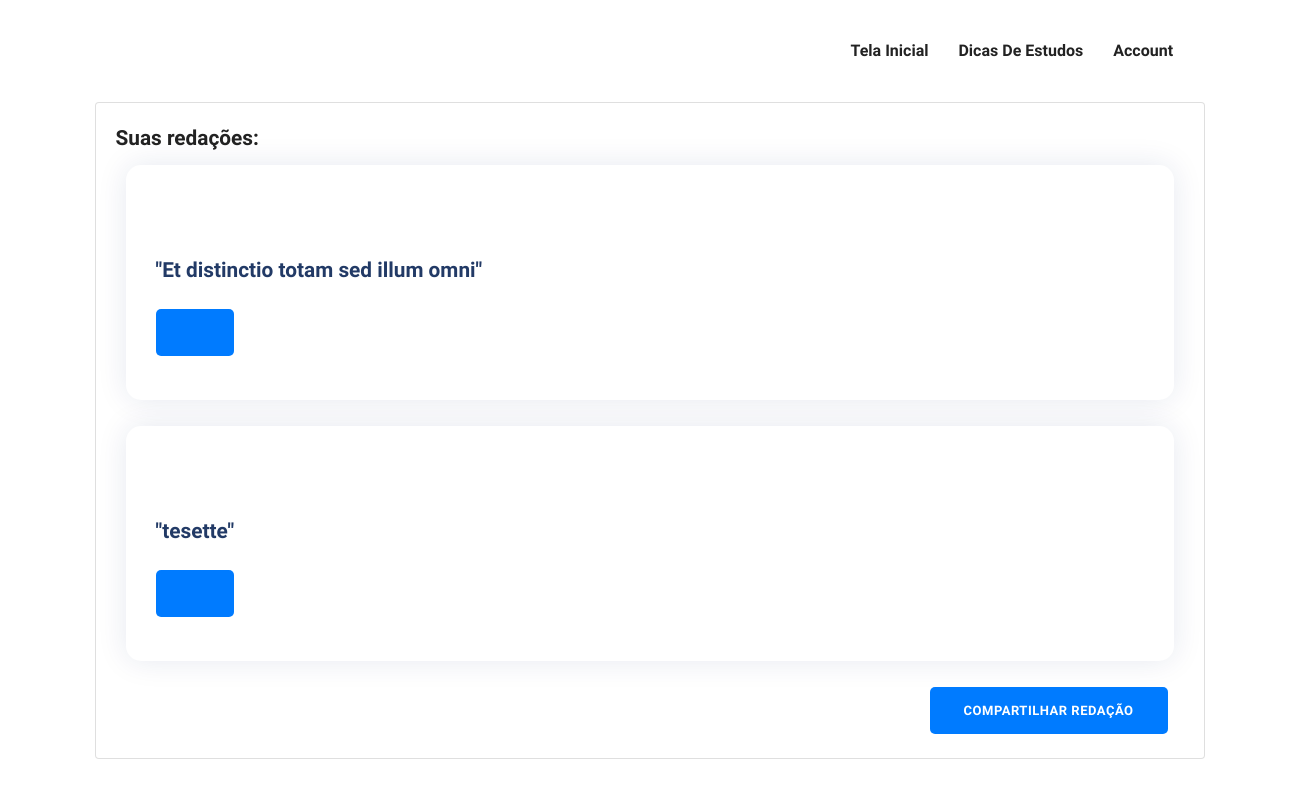
The page /redif/listar/ on the database as committed earlier.
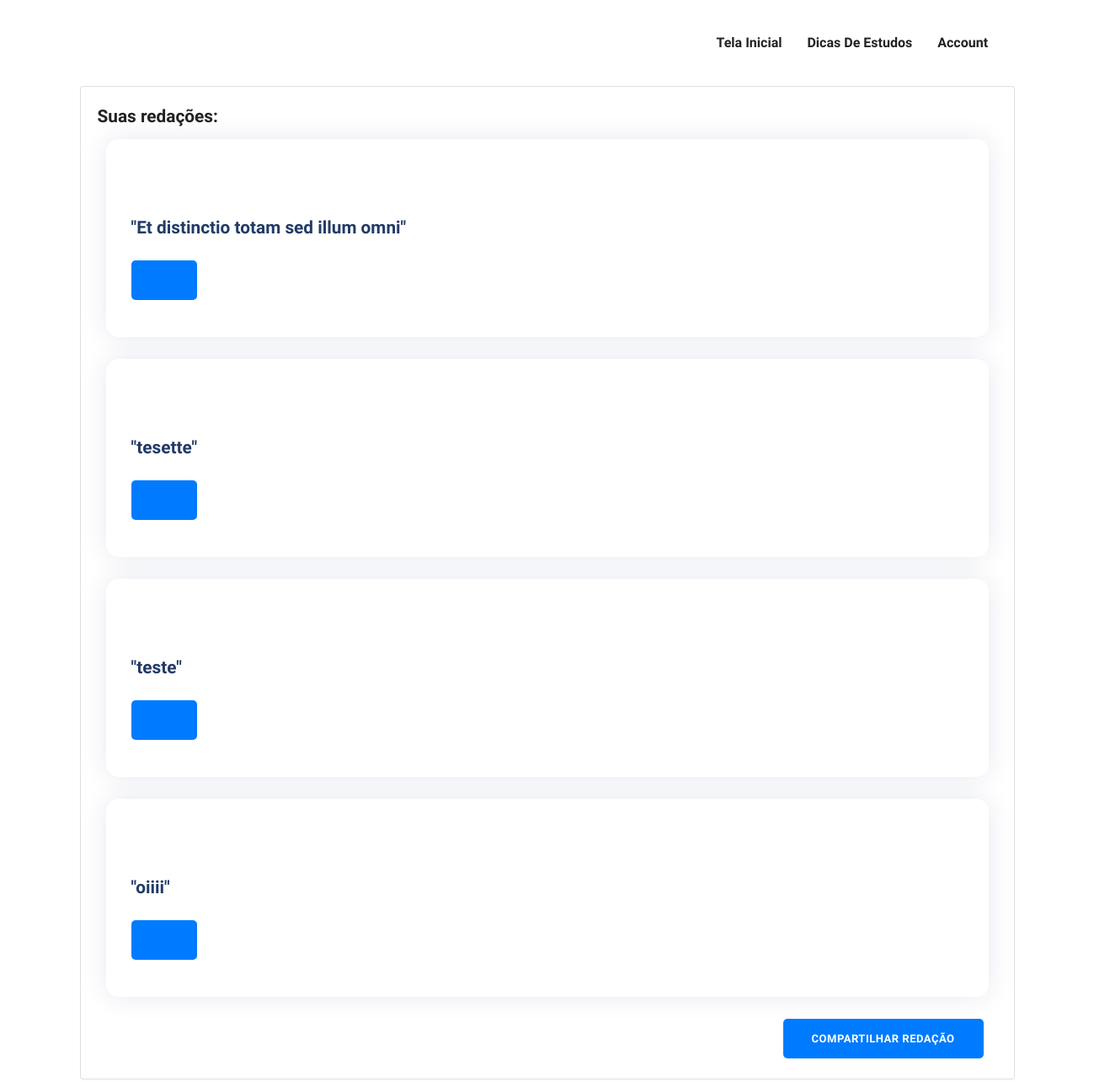
The same page on the database as committed later.
### RedifApp/models.py (models this page shows)
class Redacao(models.Model):
    titulo = models.CharField(
        max_length = 45,
        blank = False,
        null = False,
    )
    area = models.CharField(
        blank=False,
        null = False,
        max_length=45,
    )
    tema = models.CharField(
        blank=False,
        null = False,
        max_length=45,
    )
    data_criacao = models.DateTimeField(
        blank=False,
        null = False,
        default= date.today,
    )
    conteudo = models.TextField(
        blank = False,
        null = False,
        max_length= 15000
    )
    comentario = models.TextField(
        max_length=300,
        blank= True,
        null= True,
        default=None
    )
    fk_autor = models.ForeignKey(
        User,
        on_delete=models.CASCADE,
    )

### RedifApp/views.py (the view)
# urls.py: path("listar/", views.listarRedacao, name='listarRedacao'),
def listarRedacao(request):
    Redacoes = Redacao.objects.all()
    context = {
        "Redacao": Redacoes,
        'Logado': False,
        'Usuario' : False,
    }
    if User.is_authenticated:
        try:
            context['Usuario'] = request.user.id
            context['Logado'] = True
        except: pass
    return render(request,'redacao/listar.html', context)

### templates/redacao/listar.html (shortened to what this page needs)
{% extends '-index.html' %}
{% load static %}
{%load static%}
{% block content %}
<div class="row">
    <div class="col-12">
        <div class="card">
            <div class="card-body">
                <h4 class="card-title">Suas redações: </h1>
                {% if Redacao %}
                {% for r in Redacao %}
                <div class="feature-item mb-5 mb-lg-0">
                    <div class="row">
                        <div class="col-sm-12">
                            <div class="feature-icon mb-4"><i class="icofont-file-text"></i>
                            <a href="/redif/detalhar/{{ r.id }}"><h4 class="mb-3">"{{r.titulo}}"</h4></a></div>
                            <div class="row">
                                <div class="col-sm-6">
                                    <a href="/redif/detalhar/{{ r.id }}">
                                        <button type="button" class="btn mb-1 btn-primary">
                                            <span class="btn-icon-right"> <i class="icofont-external-link"></i></i></span>
                                        </button>
                                    </a>
                                </div>
                            </div>
                        </div>
                </div>
                </div>
                <br>
                {% endfor %}
                {% else %}
                <p>Não há redações, clique em compartilhar redações para adicioná-las</p>
                {% endif %}
                <div class="text-right mr-3">
                    <a href="/redif/criar/">
                        <button type="button" class="btn mb-1 btn-primary">
                            Compartilhar redação <span class="btn-icon-right"></span>
                        </button>
                    </a>
                </div>
            </div>
        </div>
    </div>
</div>
</div>
{% endblock %}

### templates/-index.html (shortened to what this page needs)
<!DOCTYPE html>
<html lang="zxx">
{% load static %}
{%load bootstrap%}
<head>
	<link rel="stylesheet" href="{% static 'plugins/bootstrap/css/bootstrap.min.css' %}">
	<link rel="stylesheet" href="{% static 'plugins/icofont/icofont.min.css' %}">
	<link rel="stylesheet" href="{% static 'plugins/slick-carousel/slick/slick.css' %}">
	<link rel="stylesheet" href="{% static 'plugins/slick-carousel/slick/slick-theme.css' %}">
	<link rel="stylesheet" href="{% static 'css/style.css' %}">
</head>
<body id="top">
	{% include '-nav.html' %}
		<div class="container">
			{%block content%}
			{% endblock %}
		<br>
</body>
</html>

### templates/-nav.html (shortened to what this page needs)
<!DOCTYPE html>
<html lang="en">
{%load bootstrap%}
{% load static %}
<head>
</head>
<body>
<header>
	<nav class="navbar navbar-expand-lg navigation" id="navbar">
		<div class="container">
		  <div class="collapse navbar-collapse" id="navbarmain">
			<ul class="navbar-nav ml-auto">
			  <li class="nav-item active">
				<a class="nav-link" href="/redif/listar/">Tela inicial</a>
			  </li>
			   <li class="nav-item"><a class="nav-link" href="">Dicas de Estudos</a></li>
			  	<li class="nav-item dropdown">
					<a class="nav-link dropdown-toggle" href="{% static 'doctor.html' %}" id="dropdown03" data-toggle="dropdown" aria-haspopup="true" aria-expanded="false">Account <i class="icofont-thin-down"></i></a>
			  	</li>
			</ul>
		  </div>
		</div>
	</nav>
</header>
</body>
</html>

### static/css/style.css (style rules this page uses)
html { overflow-x: hidden; }
body { line-height: 1.6; font-family: "Roboto", sans-serif; -webkit-font-smoothing: antialiased; font-size: 16px; color: #6F8BA4; font-weight: 400; }
h1, .h1, h2, .h2, h3, .h3, h4, .h4, h5, .h5, h6, .h6 { font-family: "Exo", sans-serif; font-weight: 700; color: #222; }
h4, .h4 { font-size: 1.3rem; line-height: 30px; }
.btn { display: inline-block; font-size: 14px; font-size: 0.8125rem; font-weight: 700; letter-spacing: .5px; padding: .75rem 2rem; font-family: "Exo", sans-serif; text-transform: uppercase; border-radius: 5px; border: 2px solid transparent; transition: all .35s ease; }
a { color: #222; text-decoration: none; transition: all .35s ease; }
#navbarmain { padding: 20px 0px; }
#navbarmain .nav-link { font-weight: 600; padding: 10px 15px; color: #222; font-family: "Exo", sans-serif; text-transform: capitalize; font-size: 16px; transition: all .25s ease; }
.dropdown-toggle::after { display: none; }
.feature-item { flex-basis: 33.33%; margin: 0px 10px; padding: 40px 30px; background-color: #fff; border-radius: 15px 15px 15px 15px; box-shadow: 0px 0px 30px 0px rgba(0, 42, 106, 0.1); }
.feature-item .feature-icon i { font-size: 50px; color: #223a66; }
.feature-item h4 { color: #223a66; }

Rows that differ between the two databases and show on the page:
added Redacao: titulo "teste"
added Redacao: titulo "oiiii"
